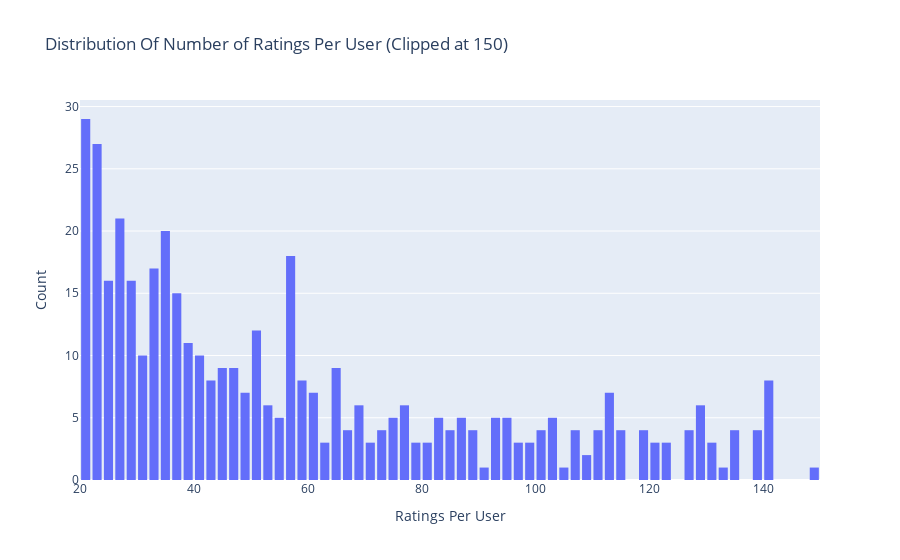

The notebook cell this image was saved under:
### Code cell
#distribution of number of ratings per user
data = df.groupby('userId')['rating'].count().clip(upper=150)

# Create trace
trace = go.Histogram(x = data.values,
                     name = 'Ratings',
                     xbins = dict(start = 0,
                                  end = 150,
                                  size = 2))
# Create layout
layout = go.Layout(title = 'Distribution Of Number of Ratings Per User (Clipped at 150)',
                   xaxis = dict(title = 'Ratings Per User'),
                   yaxis = dict(title = 'Count'),
                   bargap = 0.2)

# Create plot
fig = go.Figure(data=[trace], layout=layout)
iplot(fig)

### Figure 1 — Plotly figure (JSON) as saved in the notebook; plotly's stock layout.template omitted (floating-point values rounded to 4 significant figures; data arrays with more than 128 entries replaced by an {"elided": "..."} marker saying what was removed)
{"data": [{"name": "Ratings", "type": "histogram", "x": {"elided": "610 int values"}, "xbins": {"end": 150, "size": 2, "start": 0}}], "layout": {"bargap": 0.2, "title": {"text": "Distribution Of Number of Ratings Per User (Clipped at 150)"}, "xaxis": {"title": {"text": "Ratings Per User"}}, "yaxis": {"title": {"text": "Count"}}}}
